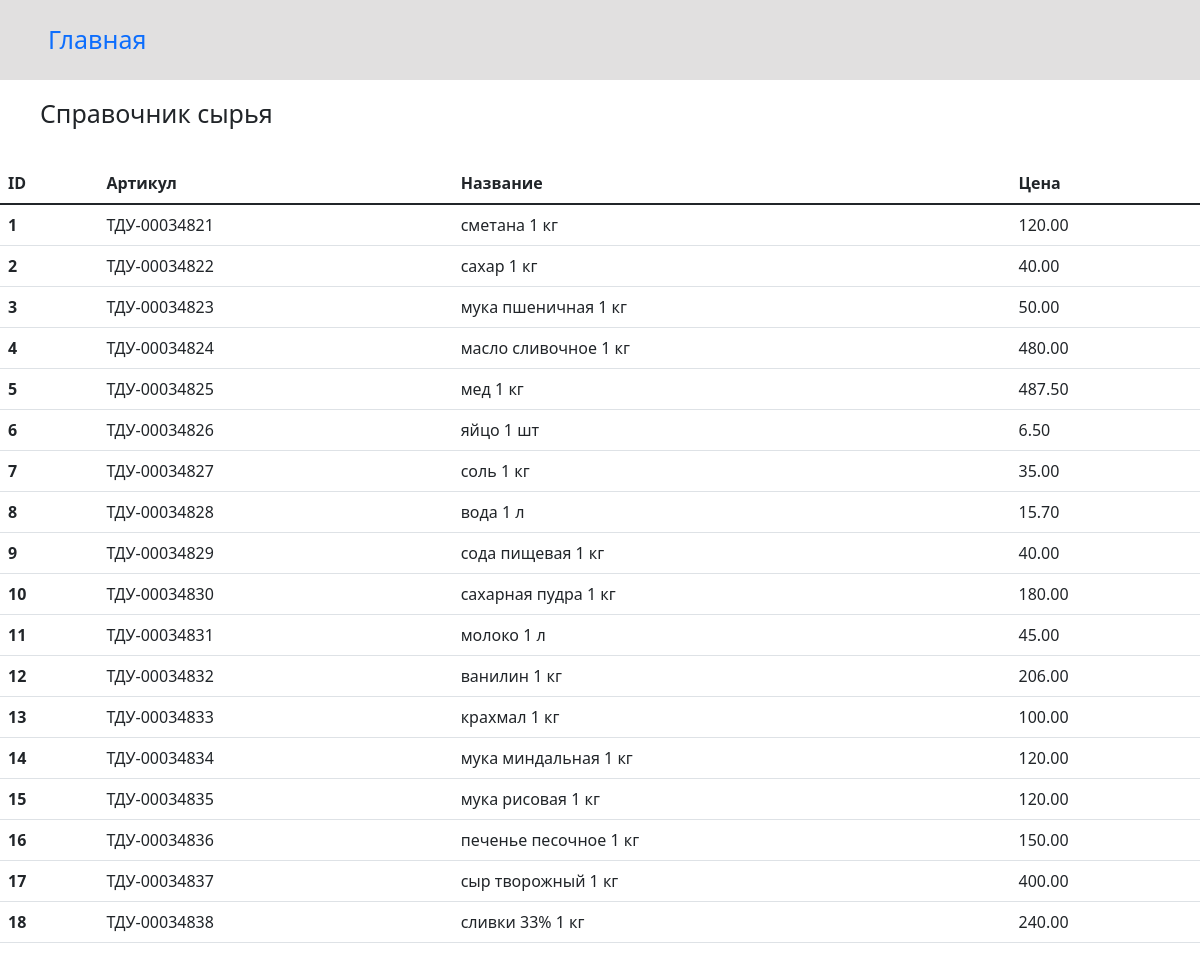
Screenshot of /show_raws/ with the database file from the repository.
### store_app/models.py (models this page shows, shortened)
class Raw(models.Model):
    raw_num = models.CharField(max_length=20, unique=True)
    raw_name = models.CharField(max_length=100)
    raw_cost = models.DecimalField(max_digits=7, decimal_places=2)

### store_app/views.py (the view)
# urls.py: path('show_raws/', views.show_raws),
def show_raws(request):
    raws = Raw.objects.all()
    return render(request, "show_raws.html", {"raws": raws})

### templates/show_raws.html (shortened to what this page needs)
<!DOCTYPE html>
<html lang="ru">
  <head>
    <link href="https://cdn.jsdelivr.net/npm/bootstrap@5.1.3/dist/css/bootstrap.min.css" rel="stylesheet">
  </head>
  <body>
  <header style="background-color: rgb(225, 224, 224);">
    <div class="text-bg-light p-2">
       <a class="nav-item nav-link" href="/" style="font-size: 25px; padding: 13px 40px;">Главная</a>
    </div>
  </header>
  <main>
    <p style="font-size: 25px; padding: 15px 40px;">Справочник сырья</p>
  <table class="table table-hover">
  <thead>
    <tr>
      <th scope="col">ID</th>
      <th scope="col">Артикул</th>
      <th scope="col">Название</th>
      <th scope="col">Цена</th>
    </tr>
  </thead>
    <tbody>
      {% for raw in raws %}
      <tr>
        <th scope="row">{{raw.id}}</th>
        <td>{{raw.raw_num}}</td>
        <td>{{raw.raw_name}}</td>
        <td>{{raw.raw_cost}}</td>
      </tr>
      {% endfor %}
    </tbody>
  </table>
  </main>
  </body>
</html>

### rows the page displays
Raw: id "1", raw_num "ТДУ-00034821", raw_name "сметана 1 кг", raw_cost "120.00"
Raw: id "2", raw_num "ТДУ-00034822", raw_name "сахар 1 кг", raw_cost "40.00"
Raw: id "3", raw_num "ТДУ-00034823", raw_name "мука пшеничная 1 кг", raw_cost "50.00"
Raw: id "4", raw_num "ТДУ-00034824", raw_name "масло сливочное 1 кг", raw_cost "480.00"
Raw: id "5", raw_num "ТДУ-00034825", raw_name "мед 1 кг", raw_cost "487.50"
Raw: id "6", raw_num "ТДУ-00034826", raw_name "яйцо 1 шт", raw_cost "6.50"
Raw: id "7", raw_num "ТДУ-00034827", raw_name "соль 1 кг", raw_cost "35.00"
Raw: id "8", raw_num "ТДУ-00034828", raw_name "вода 1 л", raw_cost "15.70"
Raw: id "9", raw_num "ТДУ-00034829", raw_name "сода пищевая 1 кг", raw_cost "40.00"
Raw: id "10", raw_num "ТДУ-00034830", raw_name "сахарная пудра 1 кг", raw_cost "180.00"
Raw: id "11", raw_num "ТДУ-00034831", raw_name "молоко 1 л", raw_cost "45.00"
Raw: id "12", raw_num "ТДУ-00034832", raw_name "ванилин 1 кг", raw_cost "206.00"
Raw: id "13", raw_num "ТДУ-00034833", raw_name "крахмал 1 кг", raw_cost "100.00"
Raw: id "14", raw_num "ТДУ-00034834", raw_name "мука миндальная 1 кг", raw_cost "120.00"
Raw: id "15", raw_num "ТДУ-00034835", raw_name "мука рисовая 1 кг", raw_cost "120.00"
Raw: id "16", raw_num "ТДУ-00034836", raw_name "печенье песочное 1 кг", raw_cost "150.00"
Raw: id "17", raw_num "ТДУ-00034837", raw_name "сыр творожный 1 кг", raw_cost "400.00"
Raw: id "18", raw_num "ТДУ-00034838", raw_name "сливки 33% 1 кг", raw_cost "240.00"
